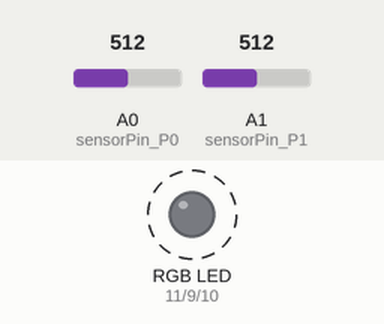
A sketch run on a simulated Arduino Uno, built with avr-gcc and run on an emulated ATmega328P. Parts: an RGB LED mixed from three pins (HIGH = lit). Dashed ring = blinking. The test bench sets the inputs (shaded band); at power-on: A0 (sensorPin_P0) = 512, A1 (sensorPin_P1) = 512. Dim RGB values are drawn brighter than linear.

Above: at 1.8 s.
1.9 s: A0 (sensorPin_P0) set to 0
3.6 s: A1 (sensorPin_P1) set to 716
At 4.1 s:
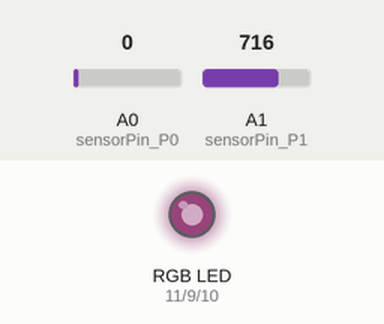
5.1 s: A0 (sensorPin_P0) set to 122
At 5.4 s:
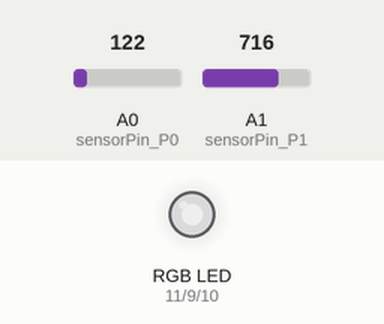
8.6 s: A1 (sensorPin_P1) set to 1023
12.1 s: A1 (sensorPin_P1) set to 511
15.6 s: A1 (sensorPin_P1) set to 6
19.1 s: A1 (sensorPin_P1) set to 3
At 19.5 s:
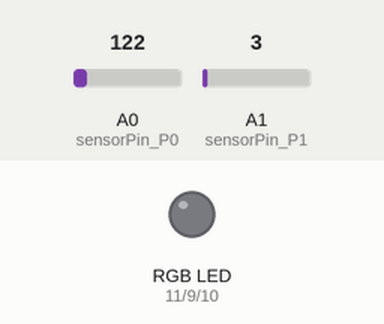
Timing chart, 0 to 21.6 s (numbered marks = the images above; inputs shaded):
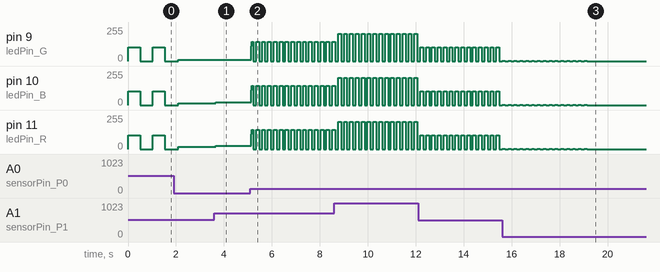

The sketch:

Lab3.ino
```cpp
/*
  Lab 3: Sensing Potentiometers
  Jin Jeon
  Info C262
*/

int sensorPin_P0 = A0;   // Analogue input for Pot 0 that controls blinking speed
int sensorPin_P1 = A1;   // Analogue input for Pot 1 that controls brightness of LEDs
int ledPin_R = 11;       // LED pin for Red
int ledPin_B = 10;       // LED pin for Blue
int ledPin_G = 9;       // LED pin for Green
int blink_rate = 0;  // variable to store the value coming from the sensor
int brightness = 0;  // variable to store the value coming from the sensor

void setup() {
  // declare the ledPin as an OUTPUT:
  pinMode(ledPin_R, OUTPUT);
  pinMode(ledPin_B, OUTPUT);
  pinMode(ledPin_G, OUTPUT);
}

void loop() {
  // read the value from the sensor:
  blink_rate = analogRead(sensorPin_P0); //assigning blink_rate to pot0 value
  brightness = analogRead(sensorPin_P1); //assigning brightness to pot1 value
  // turn the ledPin on
  analogWrite(ledPin_R, brightness/5);
  analogWrite(ledPin_B, brightness/5);
  analogWrite(ledPin_G, brightness/5);

  // stop the program for <blink_rate> milliseconds:
  delay(blink_rate);
  // turn the ledPin off:
  analogWrite(ledPin_R, 0); //set brightness to 0
  analogWrite(ledPin_B, 0); //set brightness to 0
  analogWrite(ledPin_G, 0); //set brightness to 0

  // stop the program for for <blink_rate> milliseconds:
  delay(blink_rate);
}
```

Measured:
- the behaviour switches between 5 and 4 on A1 (sensorPin_P1) (found by bisection; images 2 and 3)
- after the input at 3.6 s, pin 10 (ledPin_B): 14/255 → 20/255 after 0.05 s; pin 11 (ledPin_R): 18/255 → 25/255 after 0.05 s
- after the input at 5.1 s, pin 9 (ledPin_G): 11/255 → 109/255 at once, then moves between 0/255 and 143/255, repeating every 0.98 s; pin 10 (ledPin_B): 20/255 → 110/255 at once, then moves between 0/255 and 143/255, repeating every 0.98 s; pin 11 (ledPin_R): 25/255 → 112/255 at once, then moves between 0/255 and 143/255, repeating every 0.98 s
- after the input at 19.1 s, pin 9 (ledPin_G), pin 10 (ledPin_B), pin 11 (ledPin_R): goes on until 19.1 s, then stays 0/255
- by itself, pin 9 (ledPin_G), pin 10 (ledPin_B), pin 11 (ledPin_R): alternates 102/255 for 0.51 s and 0/255 for 0.51 s
